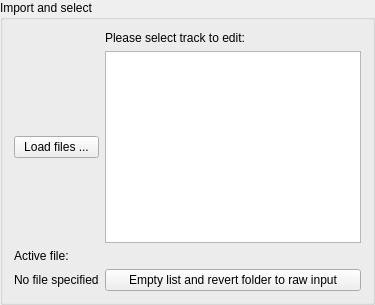
               <widget class="QGroupBox" name="groupBox_3">
                <property name="title">
                 <string>Import and select</string>
                </property>
                <layout class="QGridLayout" name="gridLayout_3">
                 <item row="0" column="1">
                  <widget class="QLabel" name="label_4">
                   <property name="text">
                    <string>Please select track to edit:</string>
                   </property>
                  </widget>
                 </item>
                 <item row="2" column="0">
                  <widget class="QLabel" name="label_3">
                   <property name="text">
                    <string>Active file:</string>
                   </property>
                  </widget>
                 </item>
                 <item row="3" column="0">
                  <widget class="QLabel" name="ppFileLoaded_L">
                   <property name="text">
                    <string>No file specified</string>
                   </property>
                  </widget>
                 </item>
                 <item row="1" column="1">
                  <widget class="QListWidget" name="csvList_LW">
                   <property name="toolTip">
                    <string>Selected item in list is the active file for post-processing. Make sure cameras appear in list in ascending order (i.e. first, second, third camera going upstream).</string>
                   </property>
                  </widget>
                 </item>
                 <item row="1" column="0">
                  <widget class="QPushButton" name="ppFileOpen_B">
                   <property name="toolTip">
                    <string>Select all file for post-processing a single trajectory.</string>
                   </property>
                   <property name="text">
                    <string>Load files ...</string>
                   </property>
                  </widget>
                 </item>
                 <item row="3" column="1">
                  <widget class="QPushButton" name="ppClean_B">
                   <property name="toolTip">
                    <string>Erases all file create during post-processing from the active directory.</string>
                   </property>
                   <property name="text">
                    <string>Empty list and revert folder to raw input</string>
                   </property>
                  </widget>
                 </item>
                </layout>
               </widget>
